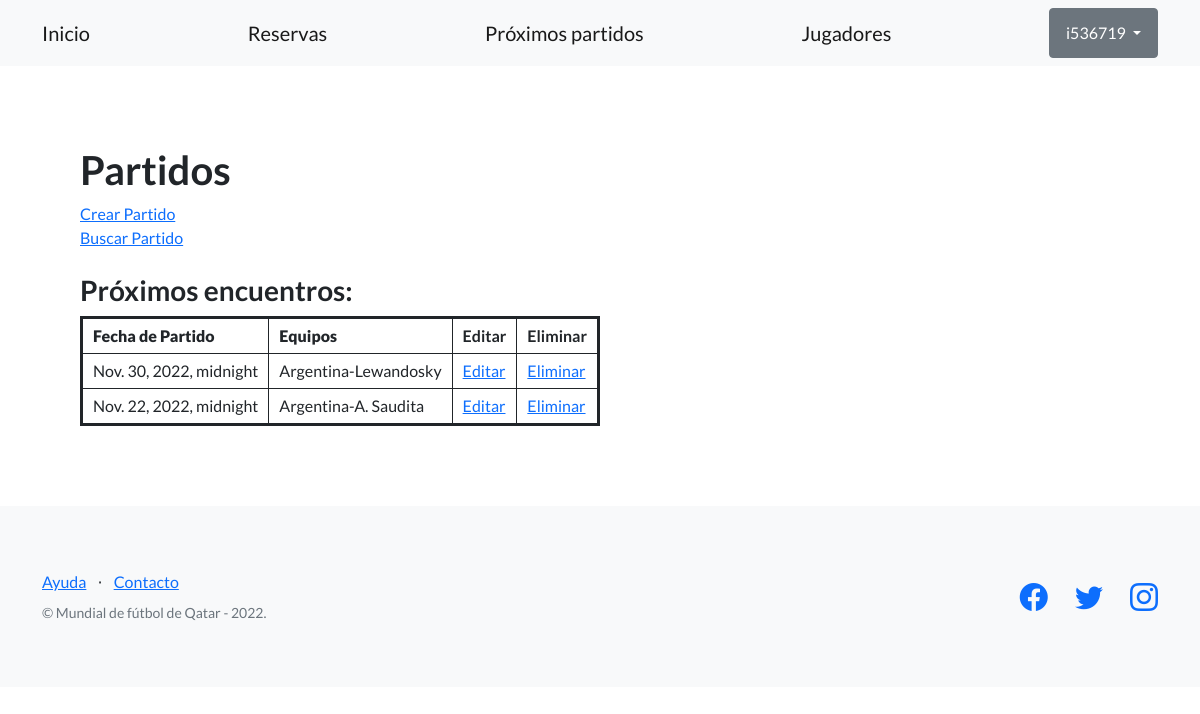
The app's page /proyecto-mundial/partido/ (signed in), older data.
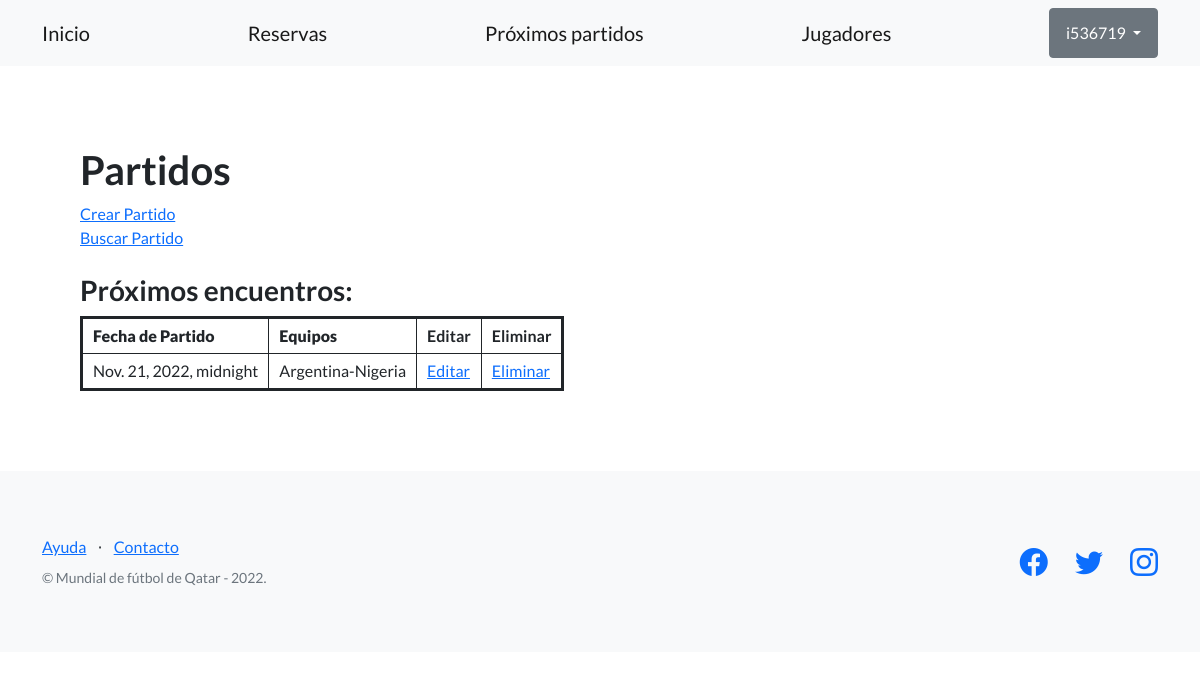
The same page, newer data.
### AppCoder/models.py (models this page shows, shortened)
class Partido(models.Model):
    fecha = models.DateTimeField()
    equipo = models.CharField(max_length=100)

### AppCoder/views.py (the view)
@login_required
def partido(request):
    partidos = Partido.objects.all()
    return render(request, "AppCoder/partido.html", {'partidos': partidos})

### AppCoder/templates/AppCoder/partido.html (shortened to what this page needs)
{% extends "AppCoder/plantilla_base.html" %}
{% block contenido_base %}
<h1>Partidos</h1>
<a href="{% url 'crear_partido' %}">Crear Partido</a>
<br>
<a href="{% url 'busqueda_partido_form' %}">Buscar Partido</a>
<br><br>
<h3>Próximos encuentros:</h3>
<table class="coder-table">
  <tbody>
    <tr>
      <th><strong>Fecha de Partido</strong></th>
      <th><strong>Equipos</strong></th>
      <th>Editar</th>
      <th>Eliminar</th>
    </tr>
    {% for partido in partidos %}
    <tr>
      <td>{{partido.fecha}}</td>
      <td>{{partido.equipo}}</td>
      <td><a href="{% url 'editar_partido' partido.id %}">Editar</a></td>
      <td><a href="{% url 'eliminar_partido' partido.id %}">Eliminar</a></td>
    </tr>
    {% endfor %}
  </tbody>
</table>
{% endblock contenido_base %}

### AppCoder/templates/AppCoder/plantilla_base.html (shortened to what this page needs)
{% load static %}
<!DOCTYPE html>
<html lang="en">
    <head>
        <link href="https://cdn.jsdelivr.net/npm/bootstrap-icons@1.5.0/font/bootstrap-icons.css" rel="stylesheet" type="text/css" />
        <link href="{% static 'AppCoder/css/styles.css' %}" rel="stylesheet" />
    </head>
    <body>
        <nav class="navbar navbar-light bg-light static-top">
            <div class="container">
                <a class="navbar-brand" href="{% url 'inicio' %}">Inicio</a>
                <a class="navbar-brand" href="{% url 'reservas' %}">Reservas</a>
                <a class="navbar-brand" href="{% url 'partidos' %}">Próximos partidos</a>
                <a class="navbar-brand" href="{% url 'jugadores' %}">Jugadores</a>
                {% if user.is_authenticated %}
                <div class="dropdown">
                    <button class="btn btn-secondary dropdown-toggle" type="button" id="dropdownMenuButton1" data-bs-toggle="dropdown" aria-expanded="false">
                      {{ user.username }}
                    </button>
                  </div>
                {% else %}
                <a class="btn btn-primary" href="{% url 'register' %}">REGISTRARSE</a>
                {% endif %}
            </div>
        </nav>
        <section style="padding:80px;">
            {% block contenido_base %}
            {% endblock contenido_base %}
        </section>
        <footer class="footer bg-light">
            <div class="container">
                <div class="row">
                    <div class="col-lg-6 h-100 text-center text-lg-start my-auto">
                        <ul class="list-inline mb-2">
                            <li class="list-inline-item"><a href="#!">Ayuda</a></li>
                            <li class="list-inline-item">⋅</li>
                            <li class="list-inline-item"><a href="#!">Contacto</a></li>
                        </ul>
                        <p class="text-muted small mb-4 mb-lg-0">&copy; Mundial de fútbol de Qatar - 2022.</p>
                    </div>
                    <div class="col-lg-6 h-100 text-center text-lg-end my-auto">
                        <ul class="list-inline mb-0">
                            <li class="list-inline-item me-4">
                                <a href="https://www.facebook.com/FutbolMundialNoticias/"><i class="bi-facebook fs-3"></i></a>
                            </li>
                            <li class="list-inline-item me-4">
                                <a href="#!"><i class="bi-twitter fs-3"></i></a>
                            </li>
                            <li class="list-inline-item">
                                <a href="https://www.instagram.com/fifaworldcup/?hl=es"><i class="bi-instagram fs-3"></i></a>
                            </li>
                        </ul>
                    </div>
                </div>
            </div>
        </footer>
    </body>
</html>

### AppCoder/templates/AppCoder/partido.html (style rules this page uses)
table.coder-table { border:3px solid; }
th, td { border:1px solid; padding:5px 10px; }

Row changes from the older to the newer data that the page shows:
removed Partido: fecha "Nov. 30, 2022, midnight", equipo "Argentina-Lewandosky"
removed Partido: fecha "Nov. 22, 2022, midnight", equipo "Argentina-A. Saudita"
added Partido: fecha "Nov. 21, 2022, midnight", equipo "Argentina-Nigeria"
